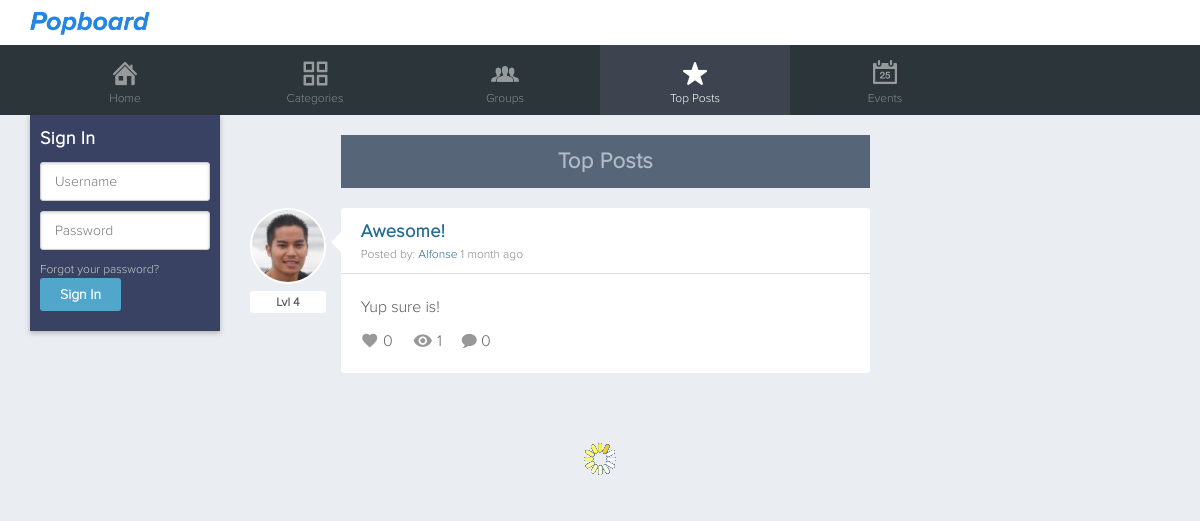
The page /topposts.php on the database as committed earlier.
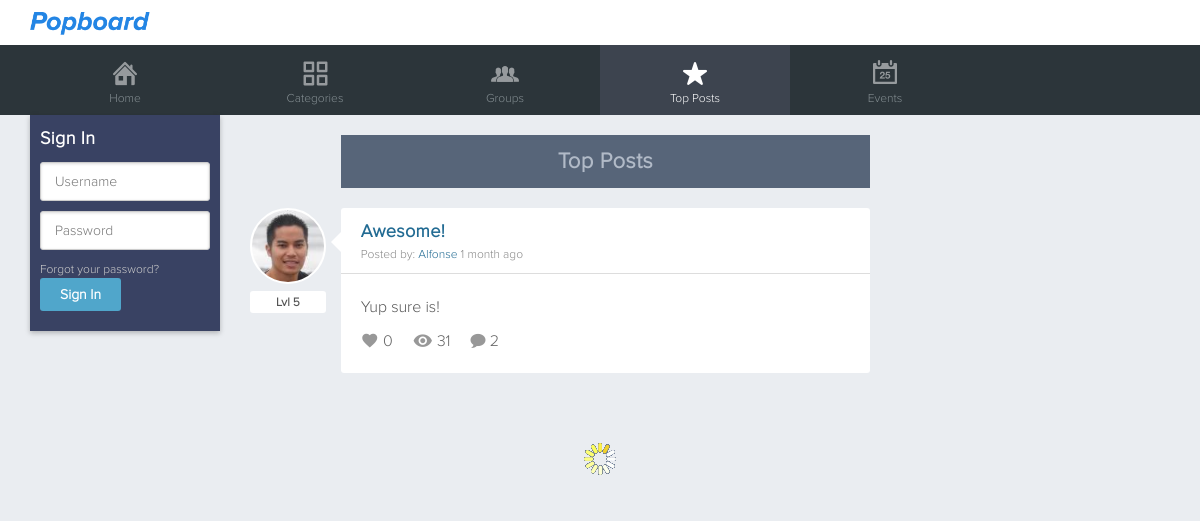
The same page on the database as committed later.
### tables this page shows
CREATE TABLE `posts` (
  `id` int(11) NOT NULL AUTO_INCREMENT,
  `user_id` int(11) DEFAULT NULL,
  `blog_title` varchar(100) DEFAULT NULL,
  `blog_message` mediumtext,
  `category` varchar(60) DEFAULT NULL,
  `group_id` int(11) DEFAULT NULL,
  `post_date` datetime DEFAULT NULL,
  `views` int(11) NOT NULL DEFAULT '0',
  `likes` int(11) NOT NULL DEFAULT '0',
  `comments` int(11) NOT NULL DEFAULT '0',
  `post_updated` datetime DEFAULT NULL,
  `deleted` binary(1) DEFAULT '0',
  PRIMARY KEY (`id`),
  KEY `user_id` (`user_id`),
  KEY `id` (`id`)
);

CREATE TABLE `users` (
  `user_id` int(11) NOT NULL AUTO_INCREMENT,
  `username` varchar(30) NOT NULL,
  `email` varchar(70) NOT NULL,
  `passwd` char(40) NOT NULL,
  `displayname` varchar(30) NOT NULL,
  `active` binary(1) NOT NULL DEFAULT '0',
  `setup` binary(1) DEFAULT '0',
  `joindate` date DEFAULT NULL,
  `birthdate` date DEFAULT NULL,
  `bio` text,
  `location` varchar(60) DEFAULT NULL,
  `car` varchar(60) DEFAULT NULL,
  `profileimg` varchar(40) DEFAULT NULL,
  `profilebg` varchar(40) DEFAULT NULL,
  `total_posts` int(11) DEFAULT '0',
  `total_comments` int(11) DEFAULT '0',
  `total_likes` int(11) DEFAULT '0',
  `lvl` tinyint(4) DEFAULT '0',
  `total_xp` int(11) NOT NULL DEFAULT '0',
  `total_gp` int(11) DEFAULT '0',
  `group_id` int(11) DEFAULT NULL,
  `session_hash` varchar(32) DEFAULT NULL,
  PRIMARY KEY (`user_id`),
  UNIQUE KEY `username` (`username`),
  UNIQUE KEY `email` (`email`),
  KEY `user_id` (`user_id`)
);

### config.php (the view, shortened to what this page needs)
<?php
$stylesheet = 'style1';
$__site = [
	'environment' => 'local',
	'name' => 'Popboard',
	'email' => 'support@popboard.com',
	'url' => 'http://www.popboard.com',
	'keywords' => 'Popboard, social, social network',
	'description' => 'Sign up now to create your own Popboard account and post pictures, videos, share stories, like, create private and public groups, and discuss with others',
	'facebook-url' => 'https://www.facebook.com/popboard',
	'twitter-url' => 'https://www.twiiter.com/popboard',
	'filedate' => '20150709'
];
function iu_get_page_url() {
	$pageURL = '';
	if ($_SERVER["SERVER_PORT"] != "80") {
		$pageURL .= $_SERVER["SERVER_NAME"].":".$_SERVER["SERVER_PORT"].$_SERVER["REQUEST_URI"];
	} else {
		$pageURL .= $_SERVER["REQUEST_URI"];
	}
	return $pageURL;
}
function iu_get_posts($Rows, $Row, $QueryResult, $category='', $page ='',$subpage = ''){
	include 'dbparams.php';
	if(!isset($_COOKIE['login_cookie'])){
		$Rows = array('user_id' => '' );
	}
	do {
		$blogtitle = iu_cleaner_url($Row['blog_title']);
		$getPostsQuery = @mysqli_query($dblink, "SELECT id, username, displayname, lvl, email, views FROM users INNER JOIN posts USING (user_id) WHERE id = '{$Row['id']}'");
		$getPostsRow = mysqli_fetch_assoc($getPostsQuery);
		$getPostsUsername = $getPostsRow['displayname'];
		$getPostsQuery2 = @mysqli_query($dblink, "SELECT posts.comments, posts.group_id, posts.category FROM posts INNER JOIN comments WHERE comments.post_id = '{$Row['id']}' AND comments.post_id = posts.id");
		$getPostsRow2 = mysqli_fetch_assoc($getPostsQuery2);
		$getPostsQuery3 = @mysqli_query($dblink, "SELECT likes FROM posts WHERE id = '{$Row['id']}'");
		$getPostsRow3 = mysqli_fetch_assoc($getPostsQuery3);
		$getPostsQuery4 = @mysqli_query($dblink, "SELECT user_id, liked FROM likes WHERE likes.user_id = '{$Rows['user_id']}' AND likes.post_id = '{$Row['id']}'");
		$getPostsRow4 = mysqli_fetch_assoc($getPostsQuery4);
?>
		<div class='postitem'>
			<div class="postuser">
				<a href="/profile/<?= $getPostsRow['username']?>">
					<? iu_get_avatar_pic($getPostsRow['email']); ?>
				</a>
				<div class="lvl">
					<p>Lvl <?= trim($getPostsRow['lvl']); ?></p>
				</div>
			</div>
			<div class="postcontent-wrap">
				<div class='posttop'>
					<h3 class='posttitle' id='<?= $Row['id'] ?>'><a href='/post/<?= $Row['id']?>/<?= $blogtitle?>'><?= $Row['blog_title'] ?></a></h3>
					<p class='username'>Posted by: <a href="/profile/<?= $Row['username'] ?>"><?= $getPostsUsername ?></a>
						<?= iu_time_elapsed_string($Row['post_date']) ?>
					</p>
				</div>
				<div class='postbottom'>
					<div class='blogmessage'>
						<?= iu_convert_image_links(iu_read_more( iu_convert_video_links(iu_linkusername($Row['blog_message'])), 200, '<a class="readmore" href="/post/'.$Row['id'].'/'.$blogtitle.'"> ...Read More</a>')) ?>
					</div>
					<div class='counters'>
						<?
						if($getPostsRow4['user_id'] == $Rows['user_id'] && isset($_COOKIE['login_cookie']) && $getPostsRow4['liked'] == 1){
							echo "<div class='likes'><span class='liked icon-favorite'></span> {$getPostsRow3['likes']}</div>";
						}else{
							echo "<div class='likes'><span class='icon-favorite'></span> {$getPostsRow3['likes']}</div>";
						}
						$numviews = $getPostsRow['views'] != '' ? $getPostsRow['views'] : '0';
						echo "<div class='views'><span class='icon-view'></span> $numviews</div>";
						?>
						<div class="viewcomments"><a class='icon-comment' href='/post/<?= $Row['id']?>/<?= $blogtitle?>'></a> <?= $getPostsRow2['comments'] == '' ? '0' : $getPostsRow2['comments']; ?></div>
					</div>
				</div>
			</div>
		</div>
<?
			$Row = mysqli_fetch_assoc($QueryResult);
	} while ($Row);
}
			?>
	<?
function iu_cleaner_url($title){
	$blogtitle = trim(strtolower($title));
	$blogtitle = iconv('UTF-8', 'ASCII//TRANSLIT', $blogtitle);
	$blogtitle = preg_replace('/[^A-Za-z0-9_\s]+/', '', $blogtitle);
	$blogtitle = preg_replace('/\s/', '-', $blogtitle);
	$blogtitle = preg_replace('/-([-]+)?/', '-', $blogtitle);
	return $blogtitle;
}
function iu_linkusername($string) {
	$pattern = '/@([a-zA-Z0-9_]+)/';
	$replace = '<a href="/profile/$1">@$1</a>';
	$new_string = preg_replace($pattern, $replace, $string);
	return $new_string;
}
function iu_get_avatar_pic($email = ""){
	include 'dbparams.php';
	$results3 = mysqli_query($dblink, "SELECT profileimg, displayname FROM users WHERE email = '$email'");
	$Row3 = mysqli_fetch_assoc($results3);
	if($Row3['profileimg'] != NULL || $Row3['profileimg'] != ''){
		echo '<img class="avatar" src="/'.$Row3['profileimg'].'" alt="'.$Row3['displayname'].'" />';
	}else {
		echo '<img class="avatar" src="/images/me.jpg" />';
	}
}
	?>
	<?
function iu_convert_video_links($text) {
	$videoEmbed = preg_replace("/(?:\<a.+?)?\s*[a-zA-Z\/\/:\.]*vimeo.com\/(?:channels\/|groups\/([^\/]*)\/videos\/|album\/(\d+)\/video\/|)(\d+)(?:\<a.+?)?/i","<iframe width=\"640\" height=\"390\" src=\"//player.vimeo.com/video/$3\" webkitallowfullscreen mozallowfullscreen allowfullscreen></iframe>",$text);
    $videoEmbed = preg_replace("/(?:\<a.+?)?\s*[a-zA-Z\/\/:\.]*youtu\.?be(.com)?\/watch\?v=([a-zA-Z0-9\-_]+)([a-zA-Z0-9\/\*\-\_\?\&\;\%\=\.]*)(?:.+\>)?/i","<iframe width=\"640\" height=\"390\" src=\"//www.youtube.com/embed/$2\" frameborder=\"0\" webkitallowfullscreen mozallowfullscreen allowfullscreen></iframe>",$videoEmbed);
    return $videoEmbed;
}
function iu_convert_image_links($text) {
	$imageEmbed = preg_replace_callback("/<p>\<img(?:.+)?src\=(?:\"|\')(.+?)(?:\"|\')(?:.+?)\/?\>(.*)?<\/p>/i", 'iu_convert_image_callback', $text);
	return $imageEmbed;
}
function iu_time_elapsed_string($datetime, $full = false) {
	$now = new DateTime;
	$ago = new DateTime($datetime);
	$diff = $now->diff($ago);
	$string = array(
	'y' => 'year',
	'm' => 'month',
	'd' => 'day',
	'h' => 'hour',
	'i' => 'minute',
	's' => 'second',
	);
	foreach ($string as $k => &$v) {
		if ($diff->$k) {
			$v = $diff->$k . ' ' . $v . ($diff->$k > 1 ? 's' : '');
		} else {
			unset($string[$k]);
		}
	}
	if (!$full) $string = array_slice($string, 0, 1);
	return $string ? implode(', ', $string) . ' ago' : 'just now';
}
function iu_read_more($s, $l, $e = '&hellip;', $isHTML = true) {
	$s = trim($s);
	$e = (strlen(strip_tags($s)) > $l) ? $e : '';
	$i = 0;
	$tags = array();
	if($isHTML) {
		preg_match_all('/<[^>]+>([^<]*)/', $s, $m, PREG_OFFSET_CAPTURE | PREG_SET_ORDER);
		foreach($m as $o) {
			$t = substr(strtok($o[0][0], " \t\n\r\0\x0B>"), 1);
			if($t[0] != '/') {
				$tags[] = $t;
			}
			elseif(end($tags) == substr($t, 1)) {
				array_pop($tags);
			}
			$i += $o[1][1] - $o[0][1];
		}
	}
	$output = substr($s, 0, $l = min(strlen($s), $l + $i)) . (count($tags = array_reverse($tags)) ? '</' . implode('></', $tags) . '>' : '') . $e;
	return $output;
}
?>

### topposts.php (shortened to what this page needs)
<?
include("config.php");
?>
<!DOCTYPE html>
<html xmlns="http://www.w3.org/1999/xhtml" lang="en">
<head>
	<link href="/stylesheets/<?= $stylesheet; ?>.css?<?= $__site['filedate']; ?>" rel="stylesheet" type="text/css" />
</head>
<body class="topposts">
	<?php include("top.php"); ?>
    <div id="content">
		<?php include("left.php"); ?>
		<div id="right">
	    	<div class="headertitle groupname">
	    		<h2>Top Posts</h2>
	    	</div>
			<?php
				$QueryResult = @mysqli_query($dblink, "SELECT username, blog_title, blog_message, user_id, id, likes, post_date FROM users INNER JOIN posts USING (user_id) WHERE (posts.group_id is NULL AND posts.deleted = '0') ORDER BY likes DESC LIMIT 0, 6");
				$Row = mysqli_fetch_assoc($QueryResult);
				$num_rows = mysqli_num_rows($QueryResult);
				if($num_rows == 0){
					echo "<h2>Sorry, there are no posts here.</h2>";
				}else {
					iu_get_posts($Rows, $Row, $QueryResult);
				}
			?>
		</div>
		<p class='load-more'>Load More</p>
	</div>
</body>
</html>

### top.php (shortened to what this page needs)
<?php
	$pageURL = $_SERVER["REQUEST_URI"];
	$url1 = '';
	$url2 = '';
	preg_match('/\/([A-Za-z]+)(?:\/)?([A-Za-z-]+)?(\/)?/', $pageURL, $url);
	if(isset($url[1])){
		$url1 = $url[1];
		$url2 = isset($url[2]) ? $url[2] : '';
	}
	$topgroupurl ='';
?>
<div id="top">
	<div class="logomenu">
		<h1><a href="/"><?= $__site['name']; ?></a></h1>
	</div>
</div>
<?
	if($url1 != 'setup'){
?>
<nav class="mainNav">
	<ul>
		<li class="nav-home <? if($url1 == ''){ echo 'active'; } ?>"><a href="/home"><i></i><span>Home</span></a></li>
		<li class="nav-categories <? if($url1 == 'categories' || $url1 == 'posts'){ echo 'active'; } ?>"><a href="/categories"><i></i><span>Categories</span></a></li>
		<li class="nav-groups <? if($url1 == 'groups' || ($url1== 'group' && $url2 != $topgroupurl)){ echo 'active'; } ?>"><a href="/groups"><i></i><span>Groups</span></a></li>
		<li class="nav-topposts <? if($url1 == 'topposts'){ echo 'active'; } ?>"><a href="/topposts"><i></i><span>Top Posts</span></a></li>
		<li class="nav-events <? if($url1 == 'events'){ echo 'active'; } ?>"><a href="/events"><i></i><span>Events</span></a></li>
	</ul>
</nav>
<? }
?>

### left.php (shortened to what this page needs)
<div id="left">
<?php
if(isset($_COOKIE['login_cookie'])){
	$username = mysqli_real_escape_string($dblink, strtolower($_COOKIE['login_cookie']));
	$dblink = @mysqli_connect($dbhost, $dbuser, $dbpass, $dbname);
	$leftQuery  = mysqli_query($dblink, "SELECT user_id, username, displayname, email FROM users WHERE username='$username'");
	$leftRows = mysqli_fetch_assoc($leftQuery);
	?>
		<a href="/profile"><?php iu_get_avatar_pic($leftRows['email']); ?>
			<p class="leftusername"><strong><?php echo $leftRows['displayname']; ?></strong></p>
		</a>
		<p class="leftbuttons profile"><a href="/profile/<?= $leftRows['username']?>"><span class="icon-user"></span> My Profile</a>
		<p class="leftbuttons myposts"><a href="/myposts"><span class="icon-file-text"></span> My Posts</a></p>
		<p class="leftbuttons logout"><a id="logoutbtn" href="/logout"><span class="icon-logout"></span> Logout</a></p>
		<p class="leftbuttons singup"></p>
	<?
} else {
	$pageURL = iu_get_page_url();
	?>
	<form id="signinform" method="post" action="/login?url=<?= $pageURL ?>">
		<h3>Sign In</h3>
		<p><input class="userinput" type="text" name="username" placeholder="Username" onFocus="clearText(this)" onBlur="clearText(this)" /></p>
		<p><input class="userinput" type="password" name="passwd" placeholder="Password"/></p>
		<p><a href="/forgotpassword">Forgot your password?</a></p>
		<p><input class="submitbtn" type="submit" name="login" value="Sign In" /></p>
	</form>
<? } ?>
</div>

Rows that differ between the two databases and show on the page:
changed posts "Awesome!": user.lvl "4" → "5"; views "1" → "31"; comments (not shown) → "2"; no longer shows "0"
